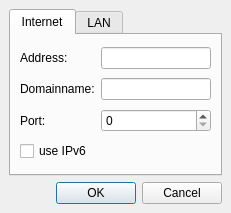
<ui version="4.0" >
 <class>netDialog</class>
 <widget class="QDialog" name="netDialog" >
  <property name="geometry" >
   <rect>
    <x>0</x>
    <y>0</y>
    <width>231</width>
    <height>213</height>
   </rect>
  </property>
  <property name="windowTitle" >
   <string>Net-Dialog</string>
  </property>
  <layout class="QGridLayout" >
   <property name="margin" >
    <number>9</number>
   </property>
   <property name="spacing" >
    <number>6</number>
   </property>
   <item row="0" column="0" >
    <widget class="QTabWidget" name="tabWidget" >
     <property name="currentIndex" >
      <number>0</number>
     </property>
     <widget class="QWidget" name="tab" >
      <attribute name="title" >
       <string>Internet</string>
      </attribute>
      <layout class="QGridLayout" >
       <property name="margin" >
        <number>9</number>
       </property>
       <property name="spacing" >
        <number>6</number>
       </property>
       <item row="3" column="0" colspan="2" >
        <widget class="QCheckBox" name="checkBox" >
         <property name="text" >
          <string>use IPv6</string>
         </property>
        </widget>
       </item>
       <item row="2" column="0" >
        <widget class="QLabel" name="label_3" >
         <property name="text" >
          <string>Port:</string>
         </property>
        </widget>
       </item>
       <item row="2" column="1" >
        <widget class="QSpinBox" name="spinBox" />
       </item>
       <item row="0" column="1" >
        <widget class="QLineEdit" name="lineEdit" />
       </item>
       <item row="1" column="1" >
        <widget class="QLineEdit" name="lineEdit_2" />
       </item>
       <item row="1" column="0" >
        <widget class="QLabel" name="label_2" >
         <property name="text" >
          <string>Domainname:</string>
         </property>
        </widget>
       </item>
       <item row="0" column="0" >
        <widget class="QLabel" name="label" >
         <property name="text" >
          <string>Address:</string>
         </property>
        </widget>
       </item>
      </layout>
     </widget>
     <widget class="QWidget" name="tab_2" >
      <attribute name="title" >
       <string>LAN</string>
      </attribute>
     </widget>
    </widget>
   </item>
   <item row="1" column="0" >
    <widget class="QDialogButtonBox" name="buttonBox" >
     <property name="orientation" >
      <enum>Qt::Horizontal</enum>
     </property>
     <property name="standardButtons" >
      <set>QDialogButtonBox::Cancel|QDialogButtonBox::NoButton|QDialogButtonBox::Ok</set>
     </property>
    </widget>
   </item>
  </layout>
 </widget>
 <resources/>
 <connections>
  <connection>
   <sender>buttonBox</sender>
   <signal>accepted()</signal>
   <receiver>netDialog</receiver>
   <slot>accept()</slot>
   <hints>
    <hint type="sourcelabel" >
     <x>248</x>
     <y>254</y>
    </hint>
    <hint type="destinationlabel" >
     <x>157</x>
     <y>274</y>
    </hint>
   </hints>
  </connection>
  <connection>
   <sender>buttonBox</sender>
   <signal>rejected()</signal>
   <receiver>netDialog</receiver>
   <slot>reject()</slot>
   <hints>
    <hint type="sourcelabel" >
     <x>316</x>
     <y>260</y>
    </hint>
    <hint type="destinationlabel" >
     <x>286</x>
     <y>274</y>
    </hint>
   </hints>
  </connection>
 </connections>
</ui>
